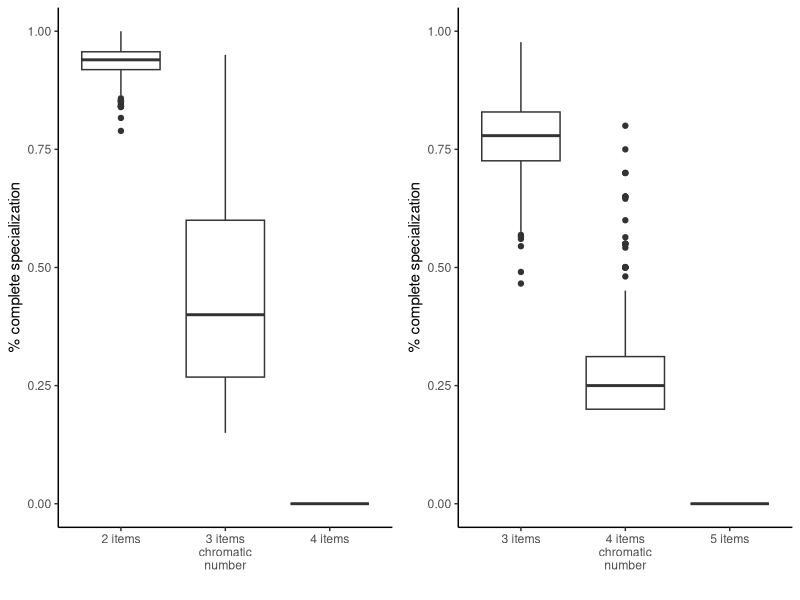
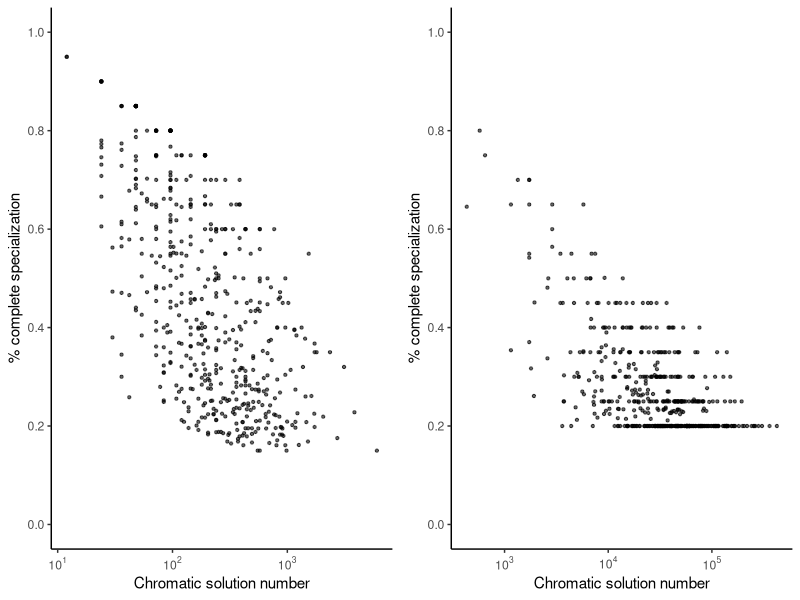
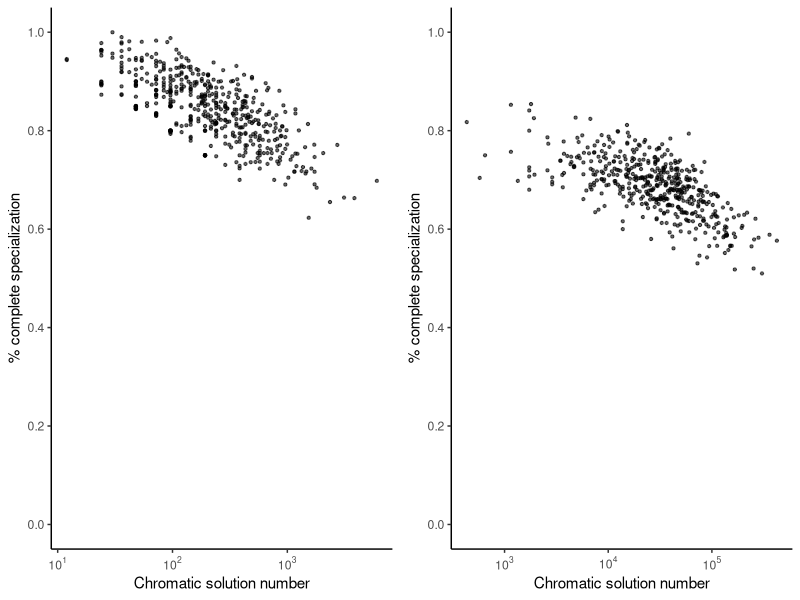

Generate these figures, in order, with R:
library(ggplot2)
library(scales)
library(lme4)
library(gridExtra)

d.pa212 <- read.csv("../../data/data_pref_attach_2_without_storage_item2.csv")
d.pa212$num_item <- 2
d.pa213 <- read.csv("../../data/data_pref_attach_2_without_storage_item3.csv")
d.pa213$num_item <- 3
d.pa214 <- read.csv("../../data/data_pref_attach_2_without_storage_item4.csv")
d.pa214$num_item <- 4

d.pa313 <- read.csv("../../data/data_pref_attach_3_without_storage_item3.csv")
d.pa313$num_item <- 3
d.pa314 <- read.csv("../../data/data_pref_attach_3_without_storage_item4.csv")
d.pa314$num_item <- 4
d.pa315 <- read.csv("../../data/data_pref_attach_3_without_storage_item5.csv") 
d.pa315$num_item <- 5

d.pa223 <- read.csv("../../data/data_pref_attach_2_with_storage_item3.csv")
d.pa223$num_item <- 3
d.pa324 <- read.csv("../../data/data_pref_attach_3_with_storage_item4.csv")
d.pa324$num_item <- 4

# Item number
dd2 <- rbind(d.pa212, d.pa213, d.pa214)
dd2$num_item2 <- factor(dd2$num_item, level=c(2, 3, 4), labels=c("2 items", "3 items\nchromatic\nnumber", "4 items"))
g1 <- ggplot(dd2, aes(x=num_item2, y=1 - ave_rate)) +
  geom_boxplot() +
  scale_y_continuous(limits=c(0.0, 1.0)) +
  labs(x="", y="% complete specialization") +
  theme_classic()

dd3 <- rbind(d.pa313, d.pa314, d.pa315)
dd3$num_item2 <- factor(dd3$num_item, level=c(3, 4, 5), labels=c("3 items", "4 items\nchromatic\nnumber", "5 items"))
g2 <- ggplot(dd3, aes(x=num_item2, y=1 - ave_rate)) +
  geom_boxplot() +
  scale_y_continuous(limits=c(0.0, 1.0)) +
  labs(x="", y="% complete specialization") +
  theme_classic()

grid.arrange(g1, g2, ncol=2)

# Solution number without storage; with chromatic number 
g1 <- ggplot(d.pa213, aes(x=X.solutions, y=1-ave_rate)) +
  geom_point(size=0.8, alpha=0.6) +
  scale_x_log10(breaks = c(10, 100, 1000),
                labels = trans_format("log10", math_format(10^.x))) +
  scale_y_continuous(breaks=seq(0, 1.0, 0.2), limits = c(0.0, 1.0)) +
  labs(x="Chromatic solution number", y="% complete specialization") +
  theme_classic()

cor.test(log10(d.pa213$X.solutions), 1-d.pa213$ave_rate)

g2 <- ggplot(d.pa314, aes(x=X.solutions, y=1.0 - ave_rate)) +
  geom_point(size=0.8, alpha=0.6) +
  scale_x_log10(breaks = c(1000, 10000, 100000, 1000000),
                labels = trans_format("log10", math_format(10^.x))) +
  scale_y_continuous(breaks=seq(0, 1.0, 0.2), limits = c(0.0, 1.0)) +
  labs(x="Chromatic solution number", y="% complete specialization") +
  theme_classic()

cor.test(log10(d.pa314$X.solutions), 1-d.pa314$ave_rate)

grid.arrange(g1, g2, ncol=2)

# Solution number with storage; with chromatic number
g1 <- ggplot(d.pa223, aes(x=X.solutions, y=1.0 - ave_rate)) +
  geom_point(size=0.8, alpha=0.6) +
  scale_x_log10(breaks = c(10, 100, 1000),
                labels = trans_format("log10", math_format(10^.x))) +
  scale_y_continuous(breaks=seq(0, 1.0, 0.2), limits = c(0.0, 1.0)) +
  labs(x="Chromatic solution number", y="% complete specialization") +
  theme_classic()

cor.test(log10(d.pa223$X.solutions), 1 - d.pa223$ave_rate)

g2 <- ggplot(d.pa324, aes(x=X.solutions, y=1.0 - ave_rate)) +
  geom_point(size=0.8, alpha=0.6) +
  scale_x_log10(breaks = c(1000, 10000, 100000, 1000000),
                labels = trans_format("log10", math_format(10^.x))) +
  scale_y_continuous(breaks=seq(0, 1.0, 0.2), limits = c(0.0, 1.0)) +
  labs(x="Chromatic solution number", y="% complete specialization") +
  theme_classic()

cor.test(log10(d.pa324$X.solutions), 1 - d.pa324$ave_rate)

grid.arrange(g1, g2, ncol=2)

#Linear regression
d.pa20 <- read.csv("../../data/data_pref_attach_2_base.csv")

d21 <- merge(d.pa213, d.pa20, by="gameId")
fit2.1 <- lm((1.0-ave_rate)  ~ scale(log10(X.solutions.x)) + scale(clustering) + scale(shortest_path), data=d21)
summary(fit2.1)

d22 <- merge(d.pa223, d.pa20, by="gameId")
fit2.2 <- lm((1.0-ave_rate)  ~ scale(log10(X.solutions.x)) + scale(clustering) + scale(shortest_path), data=d22)
summary(fit2.2)

d.pa30 <- read.csv("../../data/data_pref_attach_3_base.csv") 

d31 <- merge(d.pa314, d.pa30, by="gameId")
fit3.1 <- lm((1.0-ave_rate)  ~ scale(log10(X.solutions.x)) + scale(clustering) + scale(shortest_path), data=d31)
summary(fit3.1)

d32 <- merge(d.pa324, d.pa30, by="gameId")
fit3.2 <- lm((1.0-ave_rate) ~ scale(log10(X.solutions.x)) + scale(clustering) + scale(shortest_path), data=d32)
summary(fit3.2)


